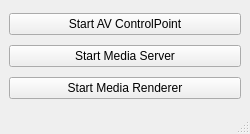
<?xml version="1.0" encoding="UTF-8"?>
<ui version="4.0">
 <class>MainWindow</class>
 <widget class="QMainWindow" name="MainWindow">
  <property name="geometry">
   <rect>
    <x>0</x>
    <y>0</y>
    <width>250</width>
    <height>134</height>
   </rect>
  </property>
  <property name="sizePolicy">
   <sizepolicy hsizetype="Fixed" vsizetype="Fixed">
    <horstretch>0</horstretch>
    <verstretch>0</verstretch>
   </sizepolicy>
  </property>
  <property name="minimumSize">
   <size>
    <width>250</width>
    <height>100</height>
   </size>
  </property>
  <property name="maximumSize">
   <size>
    <width>250</width>
    <height>175</height>
   </size>
  </property>
  <property name="windowTitle">
   <string>HUPnPAv Launcher</string>
  </property>
  <widget class="QWidget" name="centralwidget">
   <layout class="QVBoxLayout" name="verticalLayout">
    <item>
     <widget class="QPushButton" name="startControlPoint">
      <property name="toolTip">
       <string>Starts an HControlPoint for monitoring UPnP devices on the network</string>
      </property>
      <property name="text">
       <string>Start AV ControlPoint</string>
      </property>
     </widget>
    </item>
    <item>
     <widget class="QPushButton" name="startMediaServer">
      <property name="text">
       <string>Start Media Server</string>
      </property>
     </widget>
    </item>
    <item>
     <widget class="QPushButton" name="startMediaRenderer">
      <property name="text">
       <string>Start Media Renderer</string>
      </property>
     </widget>
    </item>
   </layout>
  </widget>
  <widget class="QMenuBar" name="menubar">
   <property name="geometry">
    <rect>
     <x>0</x>
     <y>0</y>
     <width>250</width>
     <height>21</height>
    </rect>
   </property>
  </widget>
  <widget class="QStatusBar" name="statusbar"/>
 </widget>
 <resources/>
 <connections/>
</ui>
